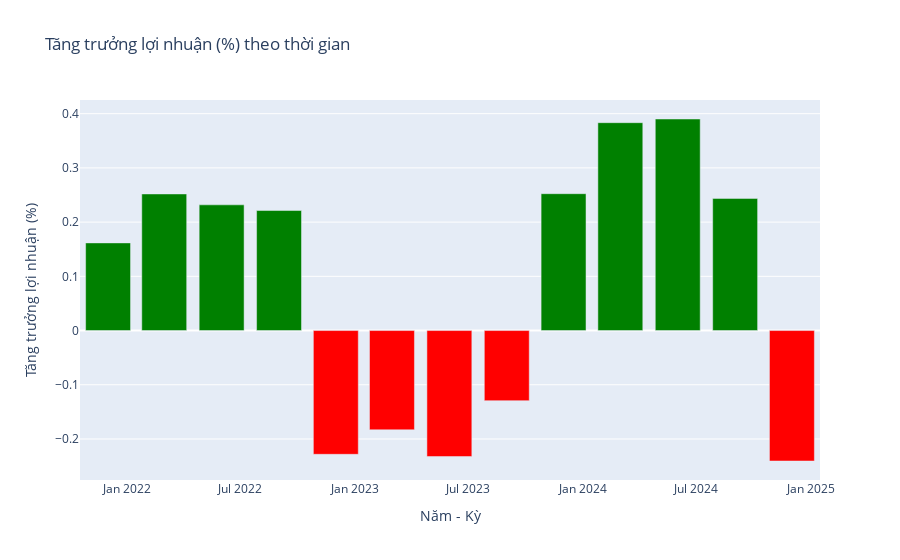

Source (notebook cell):
### Markdown cell above
Theo biểu đồ tăng trưởng doanh thu, ta thấy:
- Từ đầu năm 2022 - 2024, tăng trưởng doanh thu luôn dương. Trong đó, quý 2 năm 2023 tăng trưởng doanh thu đạt đỉnh.
- Trong năm 2022 - quý 2 2023, tăng trưởng doanh thu cao nhưng ổn định.
- Từ quý 2 năm 2023, tăng trưởng doanh thu có xu hướng giảm. Và đạt thấp nhất từ quý 4 năm 2024.

### Code cell
fig = go.Figure()

fig.add_trace(go.Bar(
    x=tcb_kqkd["Năm"].astype(str) + "-" + tcb_kqkd["Tháng"].astype(str),
    y=tcb_kqkd["Tăng trưởng lợi nhuận (%)"],
    marker_color=["green" if val > 0 else "red" for val in tcb_kqkd["Tăng trưởng lợi nhuận (%)"]]
))

fig.update_layout(
    title="Tăng trưởng lợi nhuận (%) theo thời gian",
    xaxis_title="Năm - Kỳ",
    yaxis_title="Tăng trưởng lợi nhuận (%)"
)

fig.show()

### Figure 1 — Plotly figure (JSON) as saved in the notebook; plotly's stock layout.template omitted (floating-point values rounded to 4 significant figures)
{"data": [{"marker": {"color": ["red", "green", "green", "green", "green", "red", "red", "red", "red", "green", "green", "green", "green"]}, "type": "bar", "x": ["2024-12", "2024-9", "2024-6", "2024-3", "2023-12", "2023-9", "2023-6", "2023-3", "2022-12", "2022-9", "2022-6", "2022-3", "2021-12"], "y": [-0.2406, 0.2438, 0.3902, 0.3834, 0.2524, -0.1293, -0.2324, -0.1831, -0.2282, 0.2214, 0.2319, 0.252, 0.1617]}], "layout": {"title": {"text": "Tăng trưởng lợi nhuận (%) theo thời gian"}, "xaxis": {"title": {"text": "Năm - Kỳ"}}, "yaxis": {"title": {"text": "Tăng trưởng lợi nhuận (%)"}}}}
